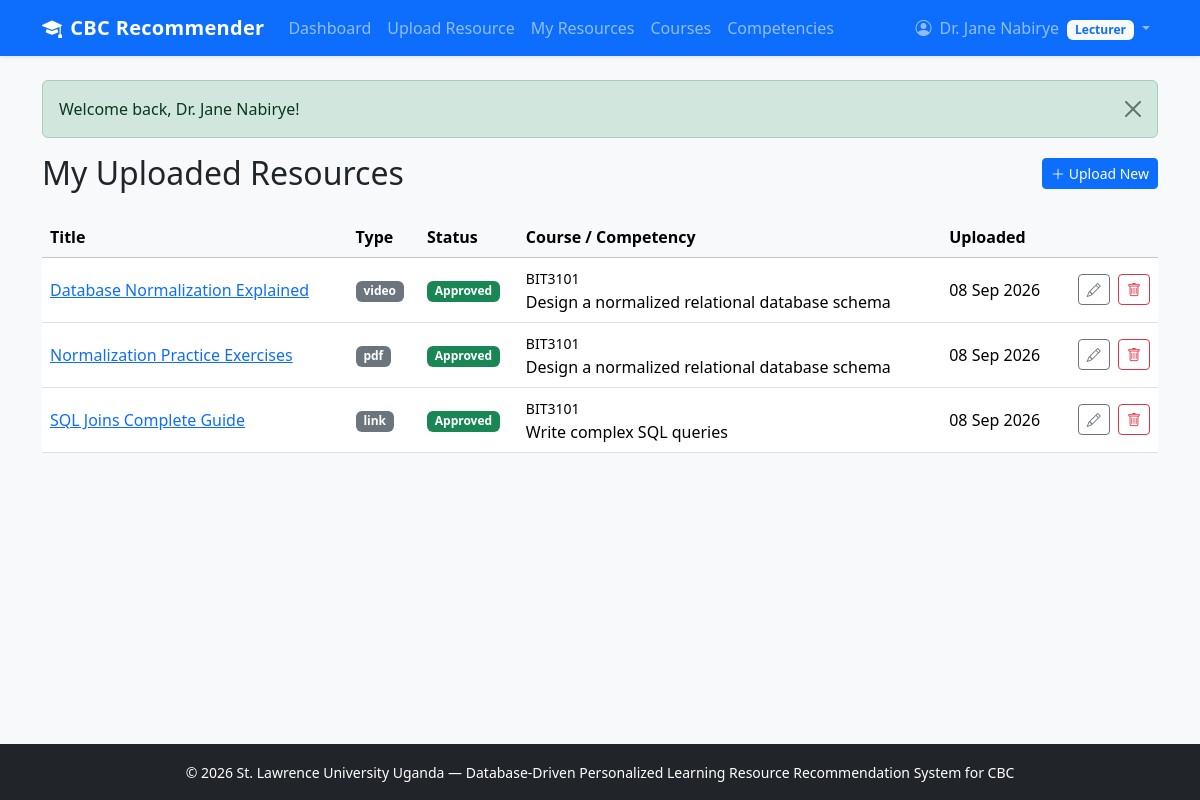
/lecturer/my_resources.php (signed in), run on the app's committed database.
### tables this page shows
CREATE TABLE resources (
    resource_id INT PRIMARY KEY AUTO_INCREMENT,
    competency_id INT NOT NULL,
    resource_title VARCHAR(255) NOT NULL,
    resource_type ENUM('link', 'pdf', 'video', 'document') NOT NULL,
    resource_url VARCHAR(500) NOT NULL,
    description TEXT,
    status ENUM('pending', 'approved', 'rejected') NOT NULL DEFAULT 'approved',
    uploaded_by INT NOT NULL,
    upload_date TIMESTAMP DEFAULT CURRENT_TIMESTAMP,
    FOREIGN KEY (competency_id) REFERENCES competencies(competency_id) ON DELETE CASCADE,
    FOREIGN KEY (uploaded_by) REFERENCES users(user_id) ON DELETE CASCADE
);

CREATE TABLE courses (
    course_id INT PRIMARY KEY AUTO_INCREMENT,
    course_code VARCHAR(20) UNIQUE NOT NULL,
    course_name VARCHAR(150) NOT NULL,
    description TEXT,
    created_at TIMESTAMP DEFAULT CURRENT_TIMESTAMP
);

CREATE TABLE competencies (
    competency_id INT PRIMARY KEY AUTO_INCREMENT,
    course_id INT NOT NULL,
    competency_code VARCHAR(30),
    competency_name VARCHAR(255) NOT NULL,
    description TEXT,
    FOREIGN KEY (course_id) REFERENCES courses(course_id) ON DELETE CASCADE
);

### includes/functions.php (called while the page is built, shortened)
<?php
function e(?string $value): string
{
    return htmlspecialchars($value ?? '', ENT_QUOTES, 'UTF-8');
}

### lecturer/my_resources.php (the view, shortened to what this page needs)
<?php
$pdo = getPDO();
$user_id = $_SESSION['user_id'];
$stmt = $pdo->prepare('
    SELECT r.resource_id, r.resource_title, r.resource_type, r.resource_url,
           r.upload_date, r.status, c.competency_name, co.course_code
    FROM resources r
    JOIN competencies c ON c.competency_id = r.competency_id
    JOIN courses co ON co.course_id = c.course_id
    WHERE r.uploaded_by = ?
    ORDER BY r.upload_date DESC
');
$stmt->execute([$user_id]);
$resources = $stmt->fetchAll();
require_once __DIR__ . '/../includes/header.php';
?>
<div class="d-flex justify-content-between align-items-center mb-4">
    <h2 class="mb-0">My Uploaded Resources</h2>
    <a href="upload_resource.php" class="btn btn-primary btn-sm">
        <i class="bi bi-plus-lg"></i> Upload New
    </a>
</div>
<?php if (empty($resources)): ?>
    <div class="alert alert-info">You have not uploaded any resources yet.</div>
<?php else: ?>
    <div class="table-responsive">
        <table class="table table-hover align-middle">
            <thead class="table-light">
                <tr>
                    <th>Title</th>
                    <th>Type</th>
                    <th>Status</th>
                    <th>Course / Competency</th>
                    <th>Uploaded</th>
                    <th></th>
                </tr>
            </thead>
            <tbody>
                <?php foreach ($resources as $r): ?>
                    <tr>
                        <td>
                            <a href="<?= e($r['resource_url']) ?>" target="_blank">
                                <?= e($r['resource_title']) ?>
                            </a>
                        </td>
                        <td><span class="badge bg-secondary"><?= e($r['resource_type']) ?></span></td>
                        <td>
                            <?php
                            $status_badges = [
                                'pending'  => 'bg-warning text-dark',
                                'approved' => 'bg-success',
                                'rejected' => 'bg-danger',
                            ];
                            ?>
                            <span class="badge <?= $status_badges[$r['status']] ?? 'bg-secondary' ?>">
                                <?= e(ucfirst($r['status'])) ?>
                            </span>
                        </td>
                        <td>
                            <small><?= e($r['course_code']) ?></small><br>
                            <?= e($r['competency_name']) ?>
                        </td>
                        <td><?= date('d M Y', strtotime($r['upload_date'])) ?></td>
                        <td class="text-end">
                            <a href="edit_resource.php?resource_id=<?= (int)$r['resource_id'] ?>"
                               class="btn btn-sm btn-outline-secondary me-1">
                                <i class="bi bi-pencil"></i>
                            </a>
                            <form method="POST" class="d-inline"
                                  onsubmit="return confirm('Delete this resource?')">
                                <button type="submit" class="btn btn-sm btn-outline-danger">
                                    <i class="bi bi-trash"></i>
                                </button>
                            </form>
                        </td>
                    </tr>
                <?php endforeach; ?>
            </tbody>
        </table>
    </div>
<?php endif; ?>
<?php require_once __DIR__ . '/../includes/footer.php'; ?>

### assets/css/style.css (style rules this page uses)
body { min-height: 100vh; display: flex; flex-direction: column; }

### data on the page
resources: resource_title "Database Normalization Explained", resource_type "video", status "Approved", courses.course_code "BIT3101", competency.competency_name "Design a normalized relational database schema", upload_date "08 Sep 2026"
resources: resource_title "Normalization Practice Exercises", resource_type "pdf", status "Approved", courses.course_code "BIT3101", competency.competency_name "Design a normalized relational database schema", upload_date "08 Sep 2026"
resources: resource_title "SQL Joins Complete Guide", resource_type "link", status "Approved", courses.course_code "BIT3101", competency.competency_name "Write complex SQL queries", upload_date "08 Sep 2026"

### other printed values
$_SESSION['full_name'] "Dr. Jane Nabirye"
current_role() "Lecturer"
$flash['message'] "Welcome back, Dr. Jane Nabirye!"
